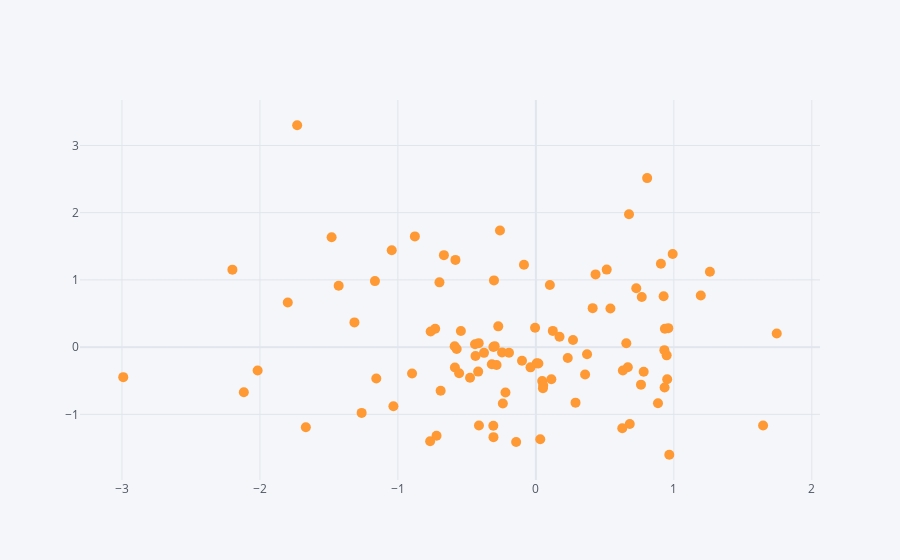

Write notebook code for a chart like this one.
### Code cell
df.iplot(kind='scatter', x='a',y='b',mode='markers',size=10)
